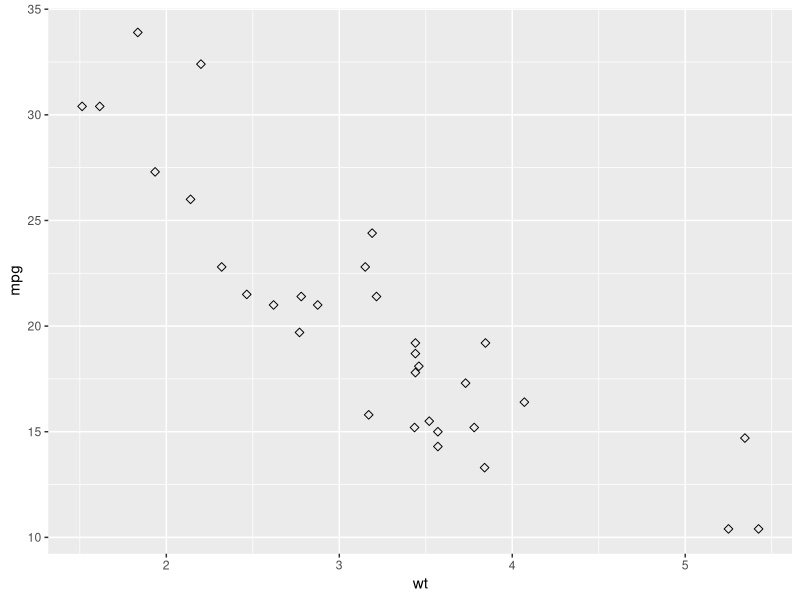

This chart was generated by the following R code:
library(ggplot2)

#change the point size, and shape
ggplot(mtcars,aes(x = wt, y = mpg)) +
  geom_point(size = 2, shape = 23)